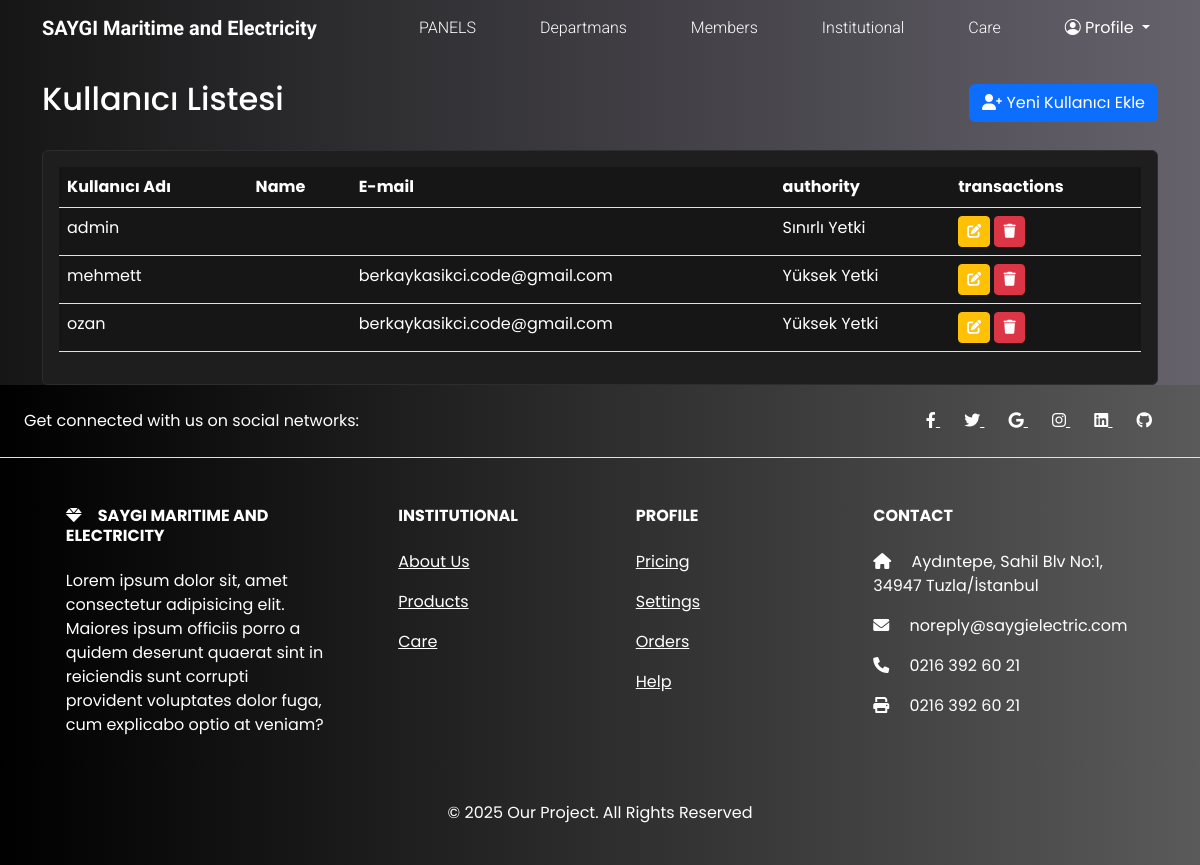
The page /users/ (signed in) on the database as committed earlier.
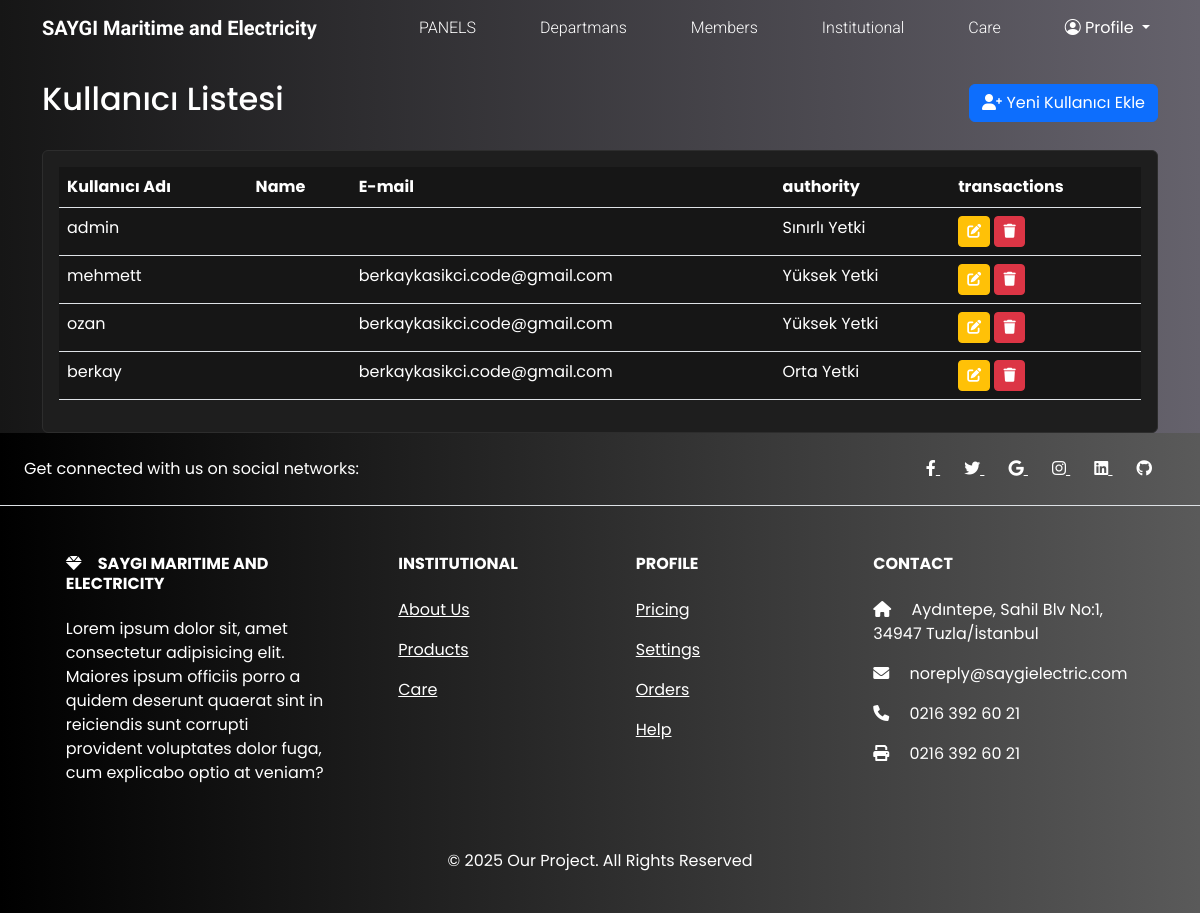
The same page on the database as committed later.
### jobs/models.py (models this page shows, shortened)
class CustomUser(AbstractUser):
    YETKI_CHOICES = [
        ("yetki1", "Tam Yetki"),
        ("yetki2", "Yüksek Yetki"),
        ("yetki3", "Orta Yetki"),
        ("yetki4", "Düşük Yetki"),
        ("yetki5", "Sınırlı Yetki"),
    ]
    phone_number = models.CharField(
        _("Telefon Numarası"), max_length=15, blank=True, null=True
    )
    department = models.ForeignKey(
        "Department",
        on_delete=models.SET_NULL,
        null=True,
        blank=True,
        verbose_name=_("Departman"),
    )
    yetki = models.CharField(
        _("Yetki Seviyesi"), max_length=10, choices=YETKI_CHOICES, default="yetki5"
    )

### jobs/views.py (the view)
# urls.py: path("users/", user_list, name="user_list"),
@user_passes_test(is_superuser)
def user_list(request):
    users = CustomUser.objects.all()
    return render(request, "users/list.html", {"users": users})

### jobs/views.py (called while the page is built)
def is_superuser(user):
    return user.is_superuser

### jobs/templates/users/list.html (shortened to what this page needs)
{% extends "base.html" %}
{% load i18n %}
{% load static %}
{% block content %}
    <div class="container mt-4">
        <div class="d-flex justify-content-between align-items-center mb-4">
            <h2>{% trans "Kullanıcı Listesi" %}</h2>
            <a href="{% url 'signup' %}" class="btn btn-primary">
                <i class="fas fa-user-plus"></i> {% trans "Yeni Kullanıcı Ekle" %}
            </a>
        </div>
        <div class="card">
            <div class="card-body">
                <div class="table-responsive">
                    <table class="table table-hover">
                        <thead>
                            <tr>
                                <th>{% trans "Kullanıcı Adı" %}</th>
                                <th>{% trans "Name" %}</th>
                                <th>{% trans "E-mail" %}</th>
                                <th>{% trans "authority" %}</th>
                                <th>{% trans "transactions" %}</th>
                            </tr>
                        </thead>
                        <tbody>
                            {% for user in users %}
                                <tr>
                                    <td>{{ user.username }}</td>
                                    <td>{{ user.get_full_name }}</td>
                                    <td>{{ user.email }}</td>
                                    <td>{{ user.get_yetki_display }}</td>
                                    <td>
                                        <a href="{% url 'user_edit' user.id %}" class="btn btn-sm btn-warning">
                                            <i class="fas fa-edit"></i>
                                        </a>
                                        <a href="{% url 'user_delete' user.id %}"
                                           class="btn btn-sm btn-danger"
                                           onclick="return confirm('{% blocktrans %} Are you sure you want to delete this user?{% endblocktrans %}')">
                                            <i class="fas fa-trash"></i>
                                        </a>
                                    </td>
                                </tr>
                            {% empty %}
                                <tr>
                                    <td colspan="6" class="text-center">{% trans "Henüz kullanıcı bulunmamaktadır." %}</td>
                                </tr>
                            {% endfor %}
                        </tbody>
                    </table>
                </div>
            </div>
        </div>
    </div>
{% endblock content %}

Rows that differ between the two databases and show on the page:
added CustomUser: username "berkay", email "berkaykasikci.code@gmail.com", yetki "Orta Yetki"
